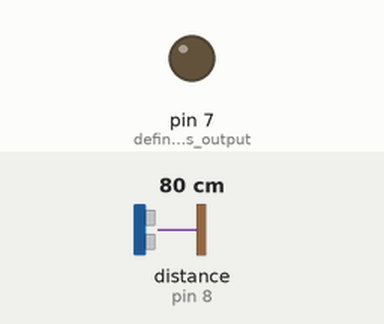
A sketch run on a simulated Arduino Uno, built with avr-gcc and run on an emulated ATmega328P. Parts: output pins drawn as LEDs (lit = HIGH). Wiring (inferred from the names in the program): ultrasonic range finder: trigger pin 9; echo pin 8. Inputs (shaded band) come from the test bench; at power-on: distance to the obstacle (sensor on pin 8) 80 cm. The echo pulse lasts 58.3 µs per cm; WiFi joins after 1.5 s; servers stay silent unless stated; pins used as bus, display or sensor lines are not drawn.

Above: at 3.0 s.
3.1 s: distance to the obstacle (sensor on pin 8) set to 86 cm
4.6 s: distance to the obstacle (sensor on pin 8) set to 92 cm
At 5.6 s:
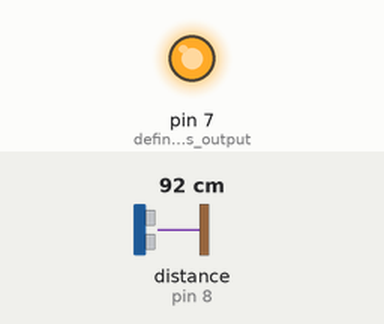
6.1 s: distance to the obstacle (sensor on pin 8) set to 6 cm
7.6 s: distance to the obstacle (sensor on pin 8) set to 3 cm
At 8.8 s:
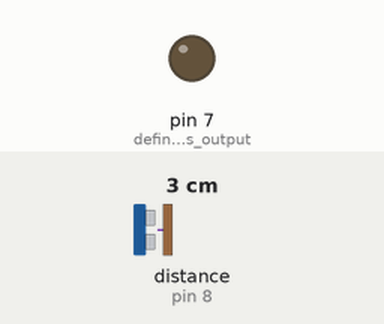
9.1 s: distance to the obstacle (sensor on pin 8) set to 120 cm
At 10.3 s:
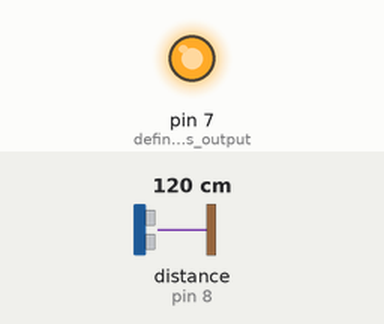
Timing chart, 0 to 11.6 s (numbered marks = the images above; inputs shaded):
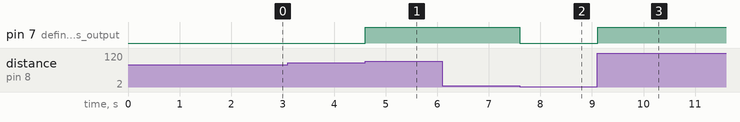

The sketch:

iotProject.ino
```cpp
//written for Arduino UNO by praveen kumar
#include <ESP8266_Lib.h>                          //this include all the AT commands of WiFi module_ESP8266
#include <BlynkSimpleShieldEsp8266.h>             //ESP8266 AT commands mapped to Blynk as required
#define EspSerial Serial                          //define hardware serial as EspSerial
#define ESP8266_BAUD 115200                       //Baudrate forn the communication between Esp8266 with Arduino-UNO
ESP8266 wifi(&EspSerial);                         //declaring Esp8266 serial as wi-fi
int a=0,b=0;                                      //these two variables for LED's on the APP
const int trigPin = 9;                            //9th pins of Arduino connected to trigger pin of HC-SR04(sends a pulse)
const int echoPin = 8;                            //8th pin of Arduino connected to echo pin of HC-SR04(receives pulse)
long duration, inches, cm;                        //these are the variables used in the code
char auth[] = "********************************"; //this is the authentication token to get connected with the app(sent to email by Blynk app)
char ssid[] = "************";                     //enter the wi-fi name here
char pass[] = "*********";                        //enter the passward here
BlynkTimer timer;                                 //declaring the Blynk timer(which triggers the server in an interval)

void setup()
{
  pinMode(trigPin, OUTPUT);                       //defining as output
  pinMode(echoPin, INPUT);                        //defining as input
  pinMode(7, OUTPUT);                             //defining as output(which is used to controll the motor
  EspSerial.begin(ESP8266_BAUD);                  //start the communication with Esp8266 at 115200 baudrate
  delay(10);                                      //giving a small delay
  Blynk.begin(auth, wifi, ssid, pass);            //this initialises the wi-fi connection and server
  timer.setInterval(1500L,myTimerEvent );         //Setup a function to be called every second or defined delay
  timer.setInterval(2500L,statusOfMotor );         //Setup a function to be called every second or defined delay
}

void loop()
{
  digitalWrite(trigPin, LOW);
  delayMicroseconds(2);
  digitalWrite(trigPin, HIGH);                    //this sends a 10 microseconds pulse
  delayMicroseconds(10);
  digitalWrite(trigPin, LOW);
  duration = pulseIn(echoPin, HIGH);              //calculates the pulse width according to triggered pulse travell
  cm = microsecondsToCentimeters(duration);       //gets the duration in terms of distance in cm
  if(cm>100)cm=103;                               //limits the cm value to 103 cm
  cm=103-cm;                                      //inverts the obtained cm value to display properly in the app
  if(cm<15)                                       //if the water level below 15 cm motor will turned ON
  {
    digitalWrite(7,HIGH);
    a=255;                                        //LEDs on the app glow according to the motor status
    b=0;
  }
  if(cm>=100)                                     //if the water filled 100 cm the motor will turned OFF
  {
    digitalWrite(7,LOW);
    a=0;                                          //LEDs on the app glow according to the motor status
    b=255;

  }

  Blynk.run();                                    //runs blynk library according to the timer
  timer.run();                                    // Initiates BlynkTimer
}

                                                  // that you define how often to send data to Blynk App.
void myTimerEvent()                               // This function sends Arduino's up time every second to Virtual Pin 2,3,4&5
{
  Blynk.virtualWrite(V3,cm);                      //writing cm value to the virtual pin V3 in the server
  Blynk.virtualWrite(V5,cm);                      //writing cm value to the virtual pin V5 in the server
}
void statusOfMotor()
{
 Blynk.virtualWrite(V2,a);                       //writing a value to the virtual pin V2 in the server
 Blynk.virtualWrite(V4,b);                       //writing b value to the virtual pin V4 in the server
}
BLYNK_WRITE(V1){
  int pinValue = param.asInt();                    // assigning incoming value from pin V1 to a variable
  digitalWrite(7,pinValue);
  if(pinValue==1)                                  //if switched on, first LED will glows and another will off
  {
    a=255;
    b=0;}
   if(pinValue==0)                                 //opposite to above function
   {
     a=0;b=255;
   }
}
long microsecondsToCentimeters(long microseconds) // The speed of sound is 340 m/s or 29 microseconds per centimeter.
{                                                 // The ping travels out and back, so to find the distance of the
  return microseconds / 29 / 2;                   // object we take half of the distance travelled.

}
```

Measured:
- the behaviour switches between 88 and 89 cm on distance to the obstacle (sensor on pin 8) (found by bisection; images 0 and 1)
- the behaviour switches between 5 and 4 cm on distance to the obstacle (sensor on pin 8) (found by bisection; images 1 and 2)
- after the input at 3.1 s, every drawn part: stays the same
- after the input at 4.6 s, pin 7 (defining_as_output): LOW → HIGH at once
- after the input at 6.1 s, every drawn part: stays the same
- after the input at 7.6 s, pin 7 (defining_as_output): HIGH → LOW at once
- after the input at 9.1 s, pin 7 (defining_as_output): LOW → HIGH at once
